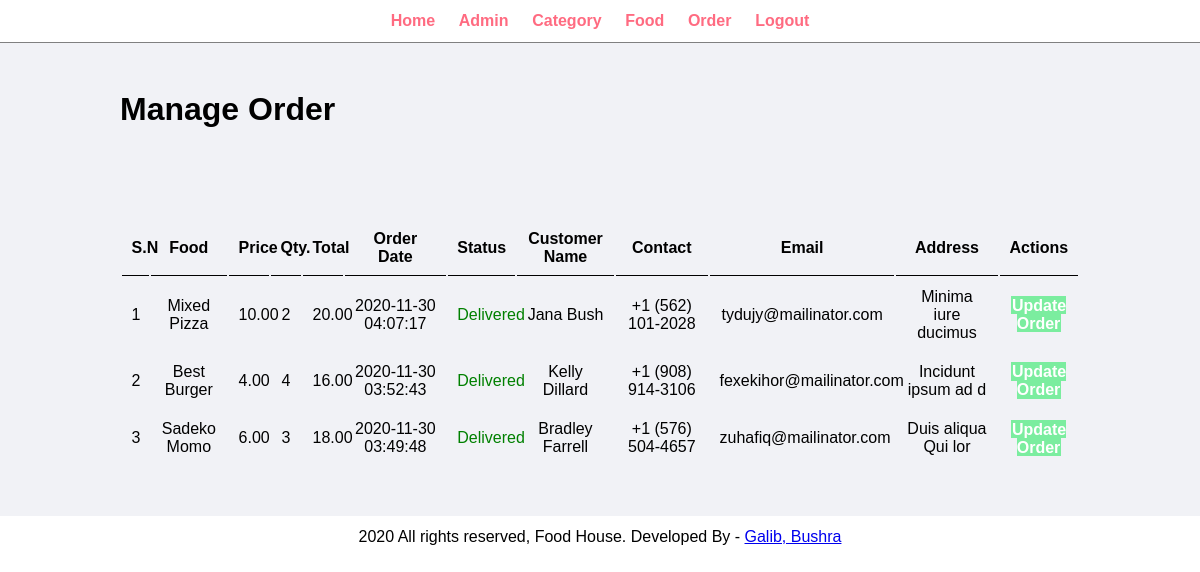
Page /admin/manage-order.php (signed in) on the committed database.
### tables this page shows
CREATE TABLE `tbl_order` (
  `id` int(10) UNSIGNED NOT NULL,
  `food` varchar(150) NOT NULL,
  `price` decimal(10,2) NOT NULL,
  `qty` int(11) NOT NULL,
  `total` decimal(10,2) NOT NULL,
  `order_date` datetime NOT NULL,
  `status` varchar(50) NOT NULL,
  `customer_name` varchar(150) NOT NULL,
  `customer_contact` varchar(20) NOT NULL,
  `customer_email` varchar(150) NOT NULL,
  `customer_address` varchar(255) NOT NULL
);

### admin/manage-order.php (the view, shortened to what this page needs)
<link rel="stylesheet" type="text/css" href="../css/admin.css">
<?php include('partials/menu.php'); ?>
<div class="main-content">
    <div class="wrapper">
        <h1>Manage Order</h1>
                <br /><br /><br />
                <br><br>
                <table class="tbl-full">
                    <tr class="text-center">
                        <th>S.N</th>
                        <th>Food</th>
                        <th>Price</th>
                        <th>Qty.</th>
                        <th>Total</th>
                        <th>Order Date</th>
                        <th>Status</th>
                        <th>Customer Name</th>
                        <th>Contact</th>
                        <th>Email</th>
                        <th>Address</th>
                        <th>Actions</th>
                    </tr>
                    <?php
                        $sql = "SELECT * FROM tbl_order ORDER BY id DESC";
                        $res = mysqli_query($conn, $sql);
                        $count = mysqli_num_rows($res);
                        $sn = 1;
                        if($count>0)
                        {
                            while($row=mysqli_fetch_assoc($res))
                            {
                                $id = $row['id'];
                                $food = $row['food'];
                                $price = $row['price'];
                                $qty = $row['qty'];
                                $total = $row['total'];
                                $order_date = $row['order_date'];
                                $status = $row['status'];
                                $customer_name = $row['customer_name'];
                                $customer_contact = $row['customer_contact'];
                                $customer_email = $row['customer_email'];
                                $customer_address = $row['customer_address'];
                                ?>
                                    <tr class="text-center">
                                        <td><?php echo $sn++; ?></td>
                                        <td><?php echo $food; ?></td>
                                        <td><?php echo $price; ?></td>
                                        <td><?php echo $qty; ?></td>
                                        <td><?php echo $total; ?></td>
                                        <td><?php echo $order_date; ?></td>
                                        <td>
                                            <?php
                                                if($status=="Ordered")
                                                {
                                                    echo "<label>$status</label>";
                                                }
                                                elseif($status=="On Delivery")
                                                {
                                                    echo "<label style='color: orange;'>$status</label>";
                                                }
                                                elseif($status=="Delivered")
                                                {
                                                    echo "<label style='color: green;'>$status</label>";
                                                }
                                                elseif($status=="Cancelled")
                                                {
                                                    echo "<label style='color: red;'>$status</label>";
                                                }
                                            ?>
                                        </td>
                                        <td><?php echo $customer_name; ?></td>
                                        <td><?php echo $customer_contact; ?></td>
                                        <td><?php echo $customer_email; ?></td>
                                        <td><?php echo $customer_address; ?></td>
                                        <td>
                                            <a href="<?php echo SITEURL; ?>admin/update-order.php?id=<?php echo $id; ?>" class="btn-secondary">Update Order</a>
                                        </td>
                                    </tr>
                                <?php
                            }
                        }
                        else
                        {
                            echo "<tr><td colspan='12' class='error'>Orders not Available</td></tr>";
                        }
                    ?>
                </table>
    </div>
</div>
<?php include('partials/footer.php'); ?>

### css/admin.css (style rules this page uses)
* { margin: 0; padding: 0; font-family: Arial, Helvetica, sans-serif; }
.wrapper { padding: 1%; width: 80%; margin: 0 auto; }
.text-center { text-align: center; }
.main-content { padding: 3% 0; background-color: #f1f2f6; }
.tbl-full { width: 100%; }
table tr th { border-bottom: 1px solid black; padding: 1%; }
table tr td { padding: 1%; }
.btn-secondary { background-color: #7bed9f; padding: 1%; color: white; text-decoration: none; font-weight: bold; }

### rows in the picture
tbl_order: food "Mixed Pizza", price "10.00", qty "2", total "20.00", order_date "2020-11-30 04:07:17", status "Delivered", customer_name "Jana Bush", customer_contact "+1 (562) 101-2028", customer_email "tydujy@mailinator.com", customer_address "Minima iure ducimus"
tbl_order: food "Best Burger", price "4.00", qty "4", total "16.00", order_date "2020-11-30 03:52:43", status "Delivered", customer_name "Kelly Dillard", customer_contact "+1 (908) 914-3106", customer_email "fexekihor@mailinator.com", customer_address "Incidunt ipsum ad d"
tbl_order: food "Sadeko Momo", price "6.00", qty "3", total "18.00", order_date "2020-11-30 03:49:48", status "Delivered", customer_name "Bradley Farrell", customer_contact "+1 (576) 504-4657", customer_email "zuhafiq@mailinator.com", customer_address "Duis aliqua Qui lor"
